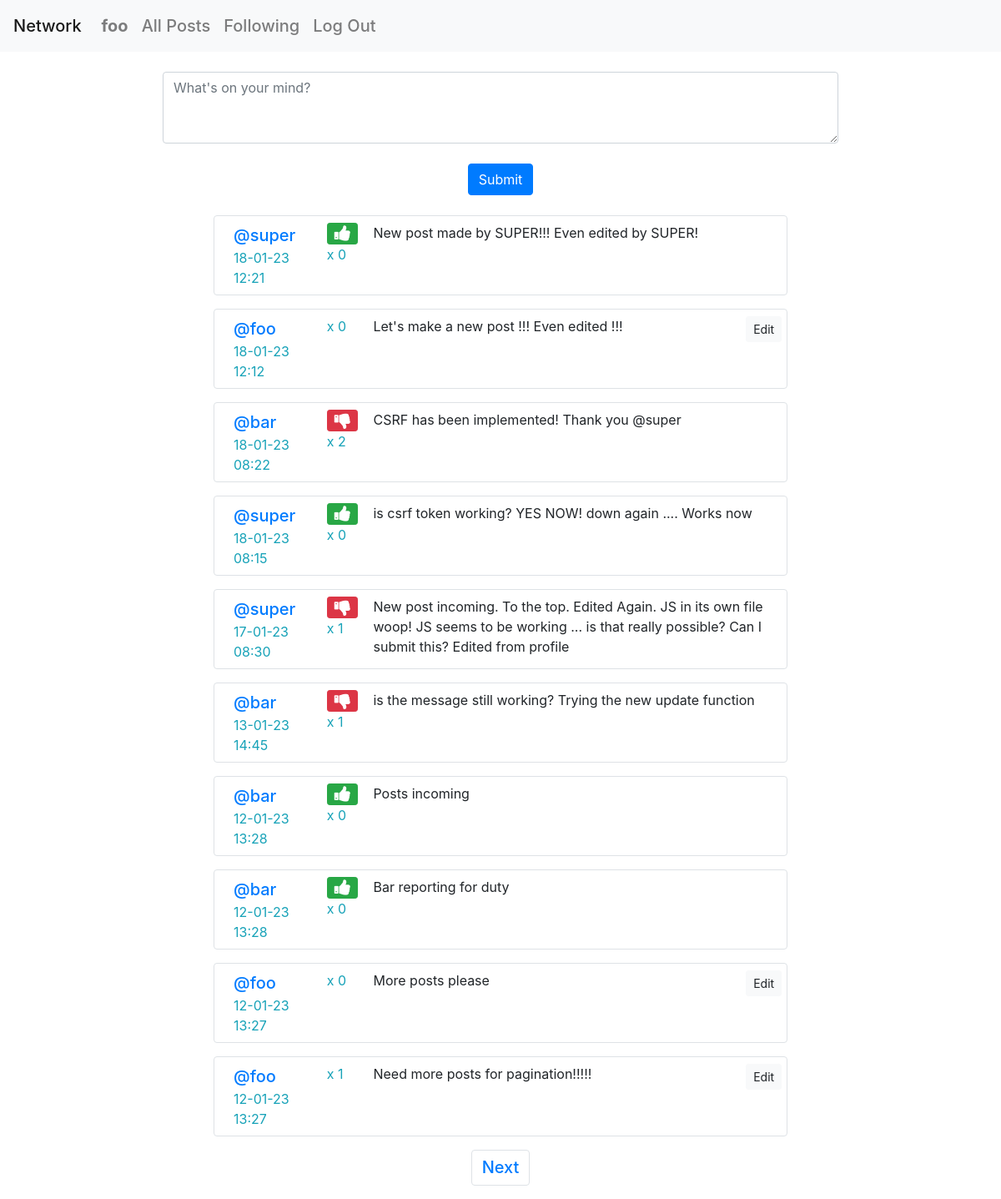
/ (signed in), run on the app's committed database.
### network/models.py (models this page shows, shortened)
class User(AbstractUser):
    pass
    def __str__(self):
        return self.username

class Post(models.Model):
    owner = models.ForeignKey(User, on_delete=models.CASCADE)
    content = models.TextField(max_length=500, validators=[MinLengthValidator(1)])
    creation = models.DateTimeField(auto_now_add=True)
    likes = models.IntegerField(default=0)

### network/views.py (the view)
# urls.py: path("", views.index, name="index"),
def index(request):
    p = Paginator(Post.objects.all().order_by("creation").reverse(), 10)
    p_number = request.GET.get("p_number")
    p_posts = p.get_page(p_number)
    try:
        p_likes = Post.objects.filter(pk__in=Like.objects.filter(user=request.user).values_list('post'))
    except:
        ObjectDoesNotExist
        p_likes = []
    return render(request, "network/index.html", {'p_posts': p_posts, 'p_likes': p_likes})

### network/templates/network/index.html (shortened to what this page needs)
{% extends "network/layout.html" %}
{% load static %}
{% block body %}
    {% if user.is_authenticated %}
        <div>
            <form method="POST" action="{% url 'new_post' %}" class="form-inline justify-content-center" id="new-post">
                <div class="form-group m-4">
                    <textarea autofocus class="form-control" name='post-content' id="post-content" rows="3" cols="75" placeholder="What's on your mind?"></textarea>
                </div>
                <input class="btn btn-primary mb-2" type="submit" value="Submit">
            </form>
        </div>
    {% endif %}
    <div id="posts">
        {% for post in p_posts %}
            <div class="row border border-2 rounded p-2 m-3">
                <div class="col-2"><a href="{% url 'user' id=post.owner.id %}" class="text-decoration-none">@{{ post.owner }}</a>
                    <div class="text-info">{{ post.creation|date:"d-m-y H:i" }}</div>
                </div>
                <div class="col-1">
                    {% if user.is_authenticated and user != post.owner %}
                        {% if post in p_likes %}
                            <button class="btn btn-danger btn-sm fa fa-lg fa-thumbs-down" id="like{{ post.id }}" onclick="un_or_like({{ post.id }})"></button>
                        {% else %}
                            <button class="btn btn-success btn-sm fa fa-lg fa-thumbs-up" id="like{{ post.id }}" onclick="un_or_like({{ post.id }})"></button>
                        {% endif %}
                    {% endif %}
                    <div class="text-info" id="likes{{ post.id }}">x {{ post.likes }}</div>
                </div>
                <div class="col contentpost">
                    <div id="post{{ post.id }}">{{ post.content }}</div>
                </div>
                {% if user == post.owner %}
                    <div class="col-1"><button class="btn btn-light btn-sm align-self-end" id="button{{ post.id }}" data-value={{ post.id }}>Edit</button></div>
                {% endif %}
            </div>
        {% endfor %}
    </div>
    <nav aria-label="Page navigation example">
        <ul class="pagination justify-content-center">
            {% if p_posts.has_next %}
                <li class="page-item"><a class="page-link" href="?p_number={{ p_posts.next_page_number }}">Next</a></li>
            {% endif %}
        </ul>
    </nav>
{% endblock %}

### network/templates/network/layout.html (shortened to what this page needs)
{% load static %}
<!DOCTYPE html>
<html lang="en">
    <head>
        <link rel="stylesheet" href="https://stackpath.bootstrapcdn.com/bootstrap/4.4.1/css/bootstrap.min.css">
        <link rel="stylesheet" href="https://cdnjs.cloudflare.com/ajax/libs/font-awesome/4.7.0/css/font-awesome.min.css">
        <link href="{% static 'network/styles.css' %}" rel="stylesheet">
    </head>
    <body>
        <nav class="navbar navbar-expand-lg navbar-light bg-light">
            <a class="navbar-brand" href="{% url 'index' %}">Network</a>
            <div>
              <ul class="navbar-nav mr-auto">
                {% if user.is_authenticated %}
                    <li class="nav-item">
                        <a class="nav-link" href="{% url 'user' id=user.id %}"><strong>{{ user.username }}</strong></a>
                    </li>
                {% endif %}
                <li class="nav-item">
                  <a class="nav-link" href="{% url 'index' %}">All Posts</a>
                </li>
                {% if user.is_authenticated %}
                    <li class="nav-item">
                        <a class="nav-link" href="{% url 'following' %}">Following</a>
                    </li>
                    <li class="nav-item">
                        <a class="nav-link" href="{% url 'logout' %}">Log Out</a>
                    </li>
                {% endif %}
              </ul>
            </div>
          </nav>
        <div class="body">
            {% block body %}
            {% endblock %}
        </div>
    </body>
</html>

### network/static/network/styles.css (style rules this page uses)
#new-post, #follow_form { max-width: 60%; margin: auto; text-align: center; }
#posts { max-width: 60%; margin: auto; }
a { font-size: large; font-weight: 500; font-size: 20px; }

### data on the page
User: username "foo"
Post: owner "super", creation "18-01-23 12:21", likes "0", content "New post made by SUPER!!! Even edited by SUPER!"
Post: owner "foo", creation "18-01-23 12:12", likes "0", content "Let's make a new post !!! Even edited !!!", {{ post.id }} 48 (drawn)
Post: owner "bar", creation "18-01-23 08:22", likes "2", content "CSRF has been implemented! Thank you @super"
Post: owner "super", creation "18-01-23 08:15", likes "0", content "is csrf token working? YES NOW! down again .... Works now"
Post: owner "super", creation "17-01-23 08:30", likes "1", content "New post incoming. To the top. Edited Again. JS in its own file woop! JS seems to be working ... is that really possible? Can I submit this? Edited from profile"
Post: owner "bar", creation "13-01-23 14:45", likes "1", content "is the message still working? Trying the new update function"
Post: owner "bar", creation "12-01-23 13:28", likes "0", content "Posts incoming"
Post: owner "bar", creation "12-01-23 13:28", likes "0", content "Bar reporting for duty"
Post: owner "foo", creation "12-01-23 13:27", likes "0", content "More posts please", {{ post.id }} 39 (drawn)
Post: owner "foo", creation "12-01-23 13:27", likes "1", content "Need more posts for pagination!!!!!", {{ post.id }} 38 (drawn)
